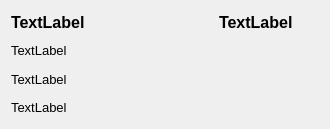
<?xml version="1.0" encoding="UTF-8"?>
<ui version="4.0">
 <class>Form</class>
 <widget class="QWidget" name="Form">
  <property name="geometry">
   <rect>
    <x>0</x>
    <y>0</y>
    <width>330</width>
    <height>129</height>
   </rect>
  </property>
  <property name="minimumSize">
   <size>
    <width>300</width>
    <height>80</height>
   </size>
  </property>
  <property name="font">
   <font>
    <family>Segoe UI</family>
    <pointsize>10</pointsize>
    <weight>50</weight>
    <bold>false</bold>
   </font>
  </property>
  <property name="windowTitle">
   <string>Form</string>
  </property>
  <layout class="QVBoxLayout" name="verticalLayout">
   <item>
    <layout class="QHBoxLayout" name="horizontalLayout">
     <item>
      <widget class="QLabel" name="label_name">
       <property name="sizePolicy">
        <sizepolicy hsizetype="Expanding" vsizetype="Preferred">
         <horstretch>0</horstretch>
         <verstretch>0</verstretch>
        </sizepolicy>
       </property>
       <property name="minimumSize">
        <size>
         <width>0</width>
         <height>15</height>
        </size>
       </property>
       <property name="font">
        <font>
         <family>Segoe UI</family>
         <pointsize>12</pointsize>
         <weight>75</weight>
         <bold>true</bold>
        </font>
       </property>
       <property name="text">
        <string>TextLabel</string>
       </property>
      </widget>
     </item>
     <item>
      <widget class="QLabel" name="label_discount">
       <property name="minimumSize">
        <size>
         <width>100</width>
         <height>20</height>
        </size>
       </property>
       <property name="font">
        <font>
         <family>Segoe UI</family>
         <pointsize>12</pointsize>
         <weight>75</weight>
         <bold>true</bold>
        </font>
       </property>
       <property name="text">
        <string>TextLabel</string>
       </property>
      </widget>
     </item>
    </layout>
   </item>
   <item>
    <widget class="QLabel" name="label_director">
     <property name="minimumSize">
      <size>
       <width>0</width>
       <height>15</height>
      </size>
     </property>
     <property name="text">
      <string>TextLabel</string>
     </property>
    </widget>
   </item>
   <item>
    <widget class="QLabel" name="label_phone">
     <property name="minimumSize">
      <size>
       <width>0</width>
       <height>15</height>
      </size>
     </property>
     <property name="text">
      <string>TextLabel</string>
     </property>
    </widget>
   </item>
   <item>
    <widget class="QLabel" name="label_rating">
     <property name="minimumSize">
      <size>
       <width>0</width>
       <height>15</height>
      </size>
     </property>
     <property name="text">
      <string>TextLabel</string>
     </property>
    </widget>
   </item>
  </layout>
 </widget>
 <resources/>
 <connections/>
</ui>
